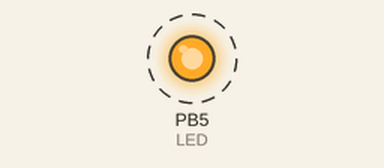
The program below on a simulated ATmega168, built with avr-gcc and emulated at 16 MHz (the files do not name the chip). Parts: output pins drawn as LEDs (lit = HIGH). Dashed ring = blinking.

Above: at 0.12 s.
Timing chart, 0 to 3.0 s (numbered marks = the images above):
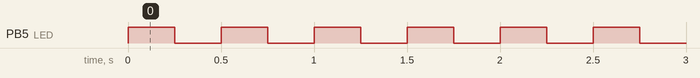

Measured:
- by itself, PB5 (LED): alternates HIGH for 0.25 s and LOW for 0.25 s

The program:

main.cpp
```cpp
// =============================================================================
// Project:         Cpp project template
// File:            main.cpp
// Author:          Leandro Schwarz
// Created:         2024-10-03
// Modified:        2024-10-03
// Version:         1.0
// Notes:           This is a cpp project template.
// =============================================================================

// =============================================================================
// Precompiler constant defintions
// =============================================================================

#define F_CPU 16000000UL

// =============================================================================
// Dependencies
// =============================================================================

#include <avr/io.h>
#include <util/delay.h>

// =============================================================================
// Constant definitions
// =============================================================================

// NONE

// =============================================================================
// New data types
// =============================================================================

// NONE

// =============================================================================
// Static function declarations
// =============================================================================

// NONE

// =============================================================================
// Global variables
// =============================================================================

// NONE

// =============================================================================
// Main function
// =============================================================================

int main()
{
    DDRB |= (1 << PB5);                 // Configures pin as an output

    while(1) {
        PORTB |= (1 << PB5);            // Turns LED on
        _delay_ms(250);                 // Waits delay
        PORTB &= ~(1 << PB5);           // Turns LED off
        _delay_ms(250);                 // Waits delay
    }

    return 0;
}

// =============================================================================
// Static function definitions
// =============================================================================

// NONE

// =============================================================================
// Interrupt callback functions definitions
// =============================================================================

// NONE
```
